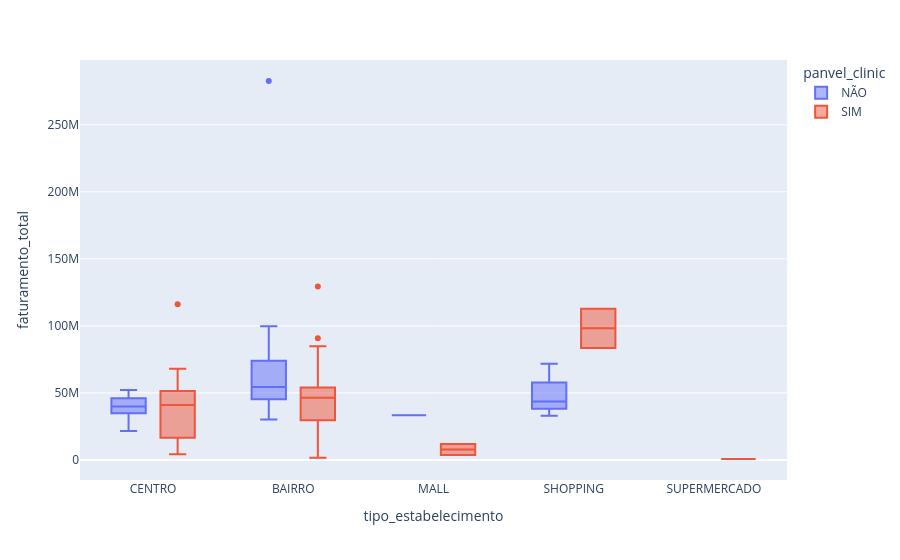

This figure's notebook cell:
### Code cell
fig_box = px.box(
    dff,
    x='tipo_estabelecimento',
    y='faturamento_total',
    color='panvel_clinic', 
)
fig_box.show()

### Figure 1 — Plotly figure (JSON) as saved in the notebook; plotly's stock layout.template omitted (floating-point values rounded to 4 significant figures)
{"data": [{"alignmentgroup": "True", "hovertemplate": "panvel_clinic=NÃO<br>tipo_estabelecimento=%{x}<br>faturamento_total=%{y}<extra></extra>", "legendgroup": "NÃO", "marker": {"color": "#636efa"}, "name": "NÃO", "notched": false, "offsetgroup": "NÃO", "orientation": "v", "showlegend": true, "type": "box", "x": ["CENTRO", "BAIRRO", "BAIRRO", "BAIRRO", "BAIRRO", "BAIRRO", "BAIRRO", "BAIRRO", "BAIRRO", "CENTRO", "BAIRRO", "BAIRRO", "BAIRRO", "BAIRRO", "BAIRRO", "BAIRRO", "BAIRRO", "BAIRRO", "BAIRRO", "BAIRRO", "MALL", "BAIRRO", "BAIRRO", "SHOPPING", "SHOPPING", "BAIRRO", "BAIRRO", "BAIRRO", "BAIRRO", "BAIRRO", "BAIRRO", "SHOPPING", "CENTRO", "SHOPPING", "CENTRO", "CENTRO"], "x0": " ", "xaxis": "x", "y": [43990000.0, 63190000.0, 77370000.0, 86650000.0, 282700000.0, 60690000.0, 49460000.0, 62300000.0, 36260000.0, 52220000.0, 84980000.0, 99680000.0, 36440000.0, 62560000.0, 30240000.0, 43610000.0, 31510000.0, 54100000.0, 45810000.0, 50620000.0, 33310000.0, 73910000.0, 33550000.0, 43550000.0, 43490000.0, 48740000.0, 54850000.0, 49970000.0, 45300000.0, 87440000.0, 69170000.0, 32900000.0, 39870000.0, 71840000.0, 39160000.0, 21510000.0], "y0": " ", "yaxis": "y"}, {"alignmentgroup": "True", "hovertemplate": "panvel_clinic=SIM<br>tipo_estabelecimento=%{x}<br>faturamento_total=%{y}<extra></extra>", "legendgroup": "SIM", "marker": {"color": "#EF553B"}, "name": "SIM", "notched": false, "offsetgroup": "SIM", "orientation": "v", "showlegend": true, "type": "box", "x": ["CENTRO", "BAIRRO", "BAIRRO", "BAIRRO", "BAIRRO", "SHOPPING", "BAIRRO", "BAIRRO", "BAIRRO", "BAIRRO", "BAIRRO", "BAIRRO", "BAIRRO", "BAIRRO", "BAIRRO", "CENTRO", "CENTRO", "BAIRRO", "BAIRRO", "BAIRRO", "BAIRRO", "BAIRRO", "BAIRRO", "CENTRO", "BAIRRO", "CENTRO", "CENTRO", "BAIRRO", "CENTRO", "BAIRRO", "SHOPPING", "BAIRRO", "CENTRO", "BAIRRO", "BAIRRO", "BAIRRO", "BAIRRO", "BAIRRO", "CENTRO", "CENTRO", "CENTRO", "CENTRO", "BAIRRO", "CENTRO", "CENTRO", "CENTRO", "BAIRRO", "CENTRO", "BAIRRO", "BAIRRO", "BAIRRO", "CENTRO", "BAIRRO", "CENTRO", "BAIRRO", "BAIRRO", "CENTRO", "CENTRO", "BAIRRO", "BAIRRO", "CENTRO", "BAIRRO", "BAIRRO", "CENTRO", "BAIRRO", "BAIRRO", "BAIRRO", "CENTRO", "CENTRO", "BAIRRO", "BAIRRO", "CENTRO", "MALL", "BAIRRO", "CENTRO", "CENTRO", "BAIRRO", "CENTRO", "CENTRO", "CENTRO", "CENTRO", "CENTRO", "BAIRRO", "BAIRRO", "BAIRRO", "CENTRO", "MALL", "SUPERMERCADO"], "x0": " ", "xaxis": "x", "y": [44600000.0, 41410000.0, 81510000.0, 90730000.0, 52350000.0, 83590000.0, 129300000.0, 70580000.0, 62710000.0, 26250000.0, 63740000.0, 48050000.0, 29600000.0, 46380000.0, 76370000.0, 116200000.0, 57850000.0, 46700000.0, 53160000.0, 46550000.0, 48900000.0, 58250000.0, 84760000.0, 43790000.0, 65220000.0, 66870000.0, 56610000.0, 40190000.0, 38140000.0, 45100000.0, 112800000.0, 50180000.0, 41070000.0, 35990000.0, 76980000.0, 46630000.0, 54040000.0, 28760000.0, 63130000.0, 30260000.0, 49290000.0, 36990000.0, 29330000.0, 67980000.0, 49700000.0, 47280000.0, 45320000.0, 65130000.0, 47480000.0, 61320000.0, 49960000.0, 47920000.0, 39890000.0, 45210000.0, 31320000.0, 33230000.0, 45770000.0, 60010000.0, 35360000.0, 45370000.0, 39160000.0, 52920000.0, 49940000.0, 23790000.0, 43910000.0, 20790000.0, 28320000.0, 16540000.0, 20890000.0, 17100000.0, 21480000.0, 22340000.0, 11820000.0, 15040000.0, 16350000.0, 12530000.0, 9678000.0, 14890000.0, 7541000.0, 9356000.0, 6226000.0, 4228000.0, 1699000.0, 2892000.0, 8000000.0, 6951000.0, 3611000.0, 708200.0], "y0": " ", "yaxis": "y"}], "layout": {"boxmode": "group", "legend": {"title": {"text": "panvel_clinic"}, "tracegroupgap": 0}, "margin": {"t": 60}, "xaxis": {"anchor": "y", "domain": [0, 1], "title": {"text": "tipo_estabelecimento"}}, "yaxis": {"anchor": "x", "domain": [0, 1], "title": {"text": "faturamento_total"}}}}
